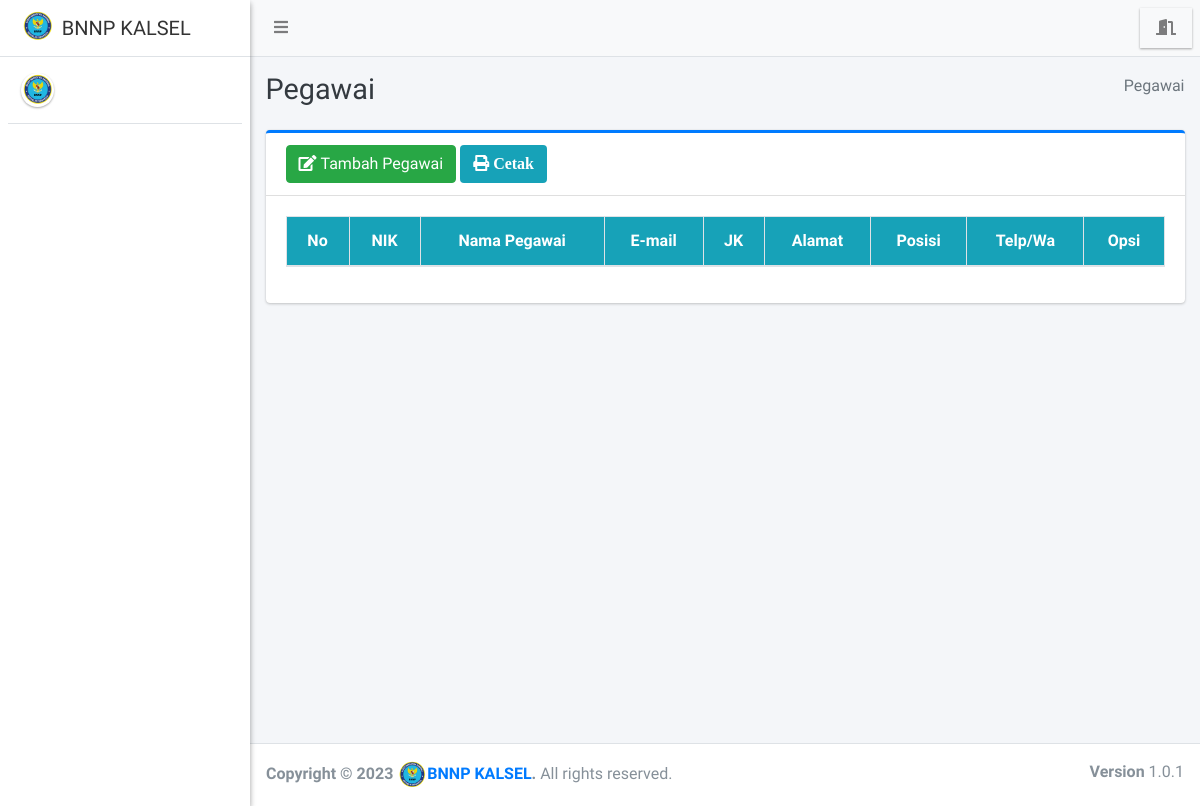
The app's page /perusahaan/pegawai/index.php, older data.
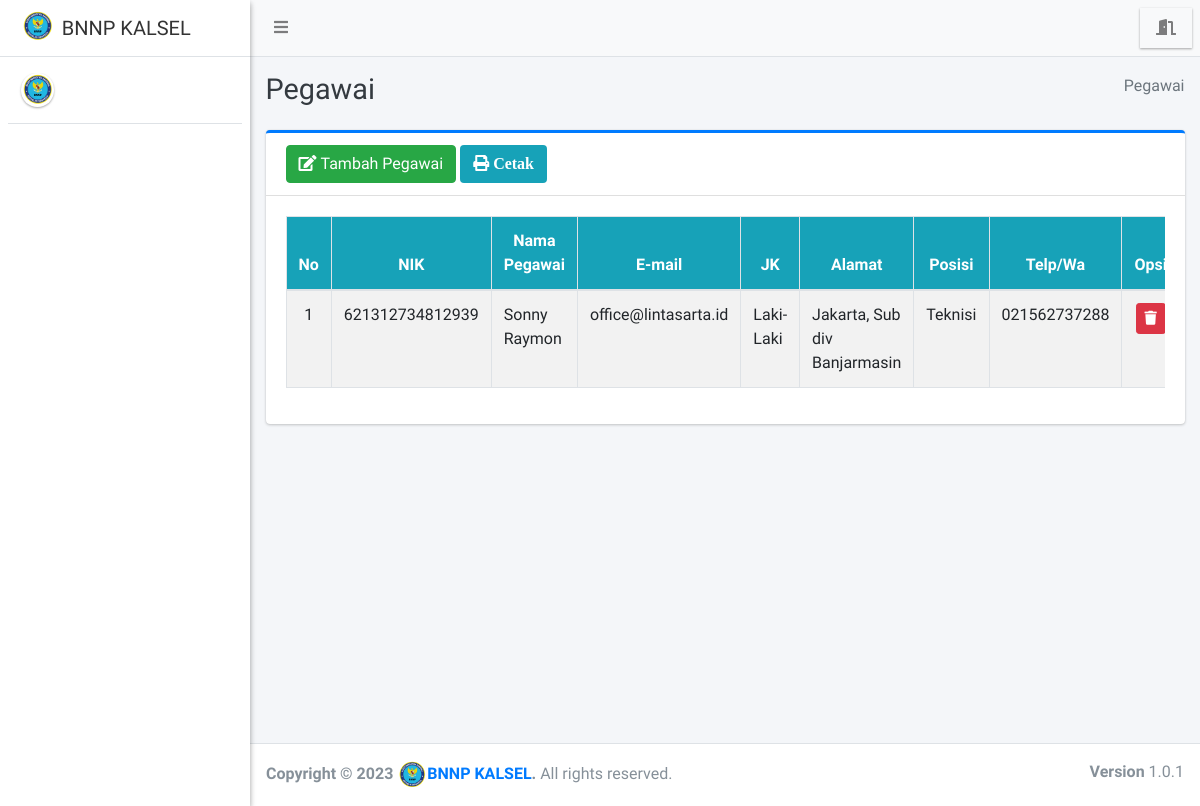
The same page, newer data.
### tables this page shows
CREATE TABLE `pegawai` (
  `id_pegawai` int(11) NOT NULL,
  `id_perusahaan` int(11) DEFAULT NULL,
  `nama_pegawai` varchar(255) DEFAULT NULL,
  `nik` varchar(150) DEFAULT NULL,
  `email` varchar(255) DEFAULT NULL,
  `jk` varchar(11) DEFAULT NULL,
  `alamat` text,
  `pekerjaan` varchar(150) DEFAULT NULL,
  `no_wa` varchar(25) DEFAULT NULL
);

CREATE TABLE `perusahaan` (
  `id_perusahaan` int(11) NOT NULL,
  `id_user` int(11) DEFAULT NULL,
  `nama_perusahaan` varchar(255) DEFAULT NULL,
  `nama_pimpinan` varchar(150) DEFAULT NULL,
  `email` varchar(255) DEFAULT NULL,
  `jenis` varchar(11) DEFAULT NULL,
  `alamat` text,
  `bidang` varchar(150) DEFAULT NULL,
  `no_wa` varchar(25) DEFAULT NULL,
  `status` varchar(20) DEFAULT NULL
);

### perusahaan/pegawai/index.php (the view, shortened to what this page needs)
<?php
require '../../config/koneksi.php';
?>
<!DOCTYPE html>
<html>
<?php
include '../../templates/head.php';
?>
<body class="hold-transition sidebar-mini layout-fixed">
    <div class="wrapper">
        <?php
        include '../../templates/navbar.php';
        ?>
        <?php
        include '../../templates/sidebar.php';
        ?>
        <div class="content-wrapper">
            <div class="content-header">
                <div class="container-fluid">
                    <div class="row mb-2">
                        <div class="col-sm-6">
                            <h1 class="m-0 text-dark">Pegawai</h1>
                        </div>
                        <div class="col-sm-6">
                            <ol class="breadcrumb float-sm-right">
                                <li class="breadcrumb-item active">Pegawai</li>
                            </ol>
                        </div>
                    </div>
                </div>
            </div>
            <section class="content">
                <div class="container-fluid">
                    <div class="row">
                        <div class="col-12">
                            <div class="card card-primary card-outline">
                                <div class="card-header">
                                    <a href="tambah" class="btn btn-success"><i class="fa fa-edit mr-1"></i>Tambah Pegawai</a>
                                    <a href="print" target="blank" class="btn bg-info"><i class="fa fa-print"> Cetak</i></a>
                                </div>
                                <div class="card-body">
                                    <div class="table-responsive">
                                        <table id="example1" class="table table-bordered table-striped">
                                            <thead class="bg-info">
                                                <tr align="center">
                                                    <th>No</th>
                                                    <th>NIK</th>
                                                    <th>Nama Pegawai </th>
                                                    <th>E-mail</th>
                                                    <th>JK</th>
                                                    <th>Alamat </th>
                                                    <th>Posisi</th>
                                                    <th>Telp/Wa </th>
                                                    <th>Opsi</th>
                                                </tr>
                                            </thead>
                                            <?php
                                            $no = 1;
                                            $data = $koneksi->query("SELECT * FROM pegawai AS p
                                            LEFT JOIN perusahaan AS pr ON p.id_perusahaan = pr.id_perusahaan
                                            ORDER BY p.id_pegawai DESC");
                                            while ($row = $data->fetch_array()) {
                                            ?>
                                                <tbody style="background-color: white">
                                                    <tr>
                                                        <td align="center"><?= $no++ ?></td>
                                                        <td><?= $row['nik'] ?></td>
                                                        <td><?= $row['nama_pegawai'] ?><br></td>
                                                        <td><?= $row['email'] ?></td>
                                                        <td><?= $row['jk'] ?></td>
                                                        <td><?= $row['alamat'] ?></td>
                                                        <td><?= $row['pekerjaan'] ?></td>
                                                        <td><?= $row['no_wa'] ?></td>
                                                        <td align="center">
                                                            <a href="hapus?id=<?= $row['id_pegawai'] ?>" class="btn btn-danger btn-sm alert-hapus" title="Hapus"><i class="fa fa-trash"></i></a>
                                                        </td>
                                                    </tr>
                                                </tbody>
                                            <?php } ?>
                                        </table>
                                    </div>
                                </div>
                            </div>
                        </div>
                    </div>
                </div>
            </section>
        </div>
        <?php include_once "../../templates/footer.php"; ?>
    </div>
</body>
</html>

Row changes from the older to the newer data that the page shows:
added pegawai: nik "621312734812939", nama_pegawai "Sonny Raymon", id_perusahaan.email "office@lintasarta.id", jk "Laki-Laki", id_perusahaan.alamat "Jakarta, Sub div Banjarmasin", pekerjaan "Teknisi", id_perusahaan.no_wa "021562737288"
